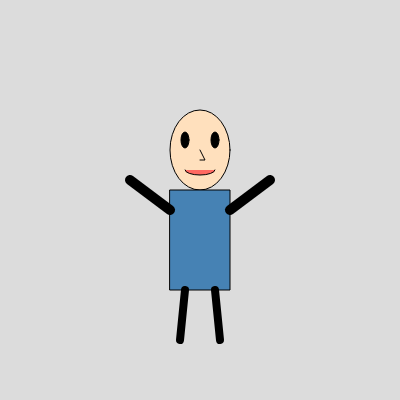
Frame 1 (no input)
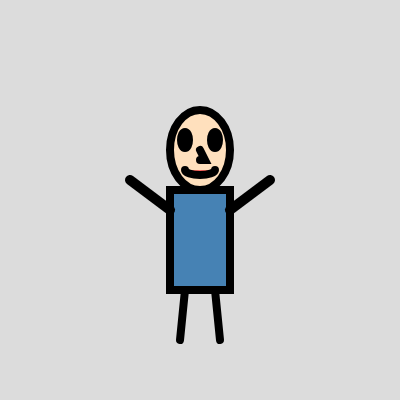
Frame 2 (the mouse pressed at the canvas centre, redrawn once)

The p5.js sketch that drew these frames (run headless with seeded random() and noise() and a simulated clock; the mouse was pressed at the canvas centre and the sketch redrawn once):

// p5.js sketch
// ── sketch.js
function setup() {
    createCanvas(400, 400);
    noLoop(); // No need to loop since we're not animating
  }
  
  function draw() {
    background(220); // Clear background with a light gray color
  
    // Define center positions
    let centerX = width / 2;
    let centerY = height / 2 - 50;
  
    // Draw the head with facial features
    fill(255, 224, 189); // Skin color
    ellipse(centerX, centerY, 60, 80); // Head
    
    // Eyes
    fill(0);
    ellipse(centerX - 15, centerY - 10, 8, 16); // Left eye
    ellipse(centerX + 15, centerY - 10, 8, 16); // Right eye
    
    // Nose
    noFill();
    beginShape();
    vertex(centerX, centerY);
    vertex(centerX + 5, centerY + 10);
    vertex(centerX, centerY + 10);
    endShape();
    
    // Mouth
    fill(255, 105, 97); // Lip color
    arc(centerX, centerY + 20, 30, 10, 0, PI);
    
    // Body
    fill(70, 130, 180); // Shirt color
    rect(centerX - 30, centerY + 40, 60, 100); // Torso
  
    // Arms
    strokeWeight(10);
    line(centerX - 30, centerY + 60, centerX - 70, centerY + 30); // Left arm
    line(centerX + 30, centerY + 60, centerX + 70, centerY + 30); // Right arm
    
    // Legs
    stroke(0);
    strokeWeight(8);
    line(centerX - 15, centerY + 140, centerX - 20, centerY + 190); // Left leg
    line(centerX + 15, centerY + 140, centerX + 20, centerY + 190); // Right leg
  }
  
  
